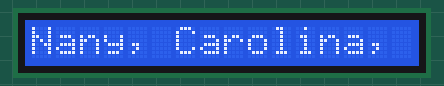
The sketch below on a simulated Arduino Uno, built with avr-gcc and run on an emulated ATmega328P. Parts: 16×1 character LCD.

Above: at 0.1 s.
At 5.1 s:
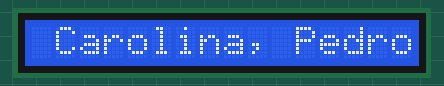
At 10.1 s:
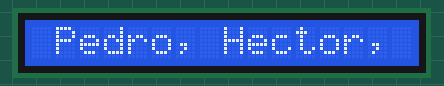
At 20.6 s:
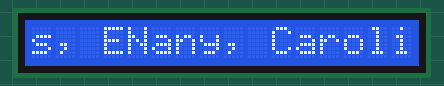
At 29.6 s:
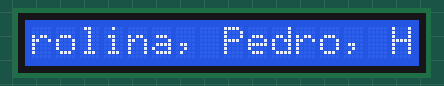
At 39.1 s:
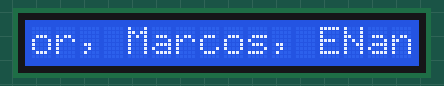

Measured:
- what the display in image 1 shows lasts 0.5 s, from 5.1 s to 5.6 s
- what the display in image 3 shows lasts 3.5 s, from 20.6 s to 24.1 s

The sketch:

act2NANY.ino
```cpp
#include <LiquidCrystal.h> // Incluye la Libreria LiquidCrystal
const int rs = 8;
const int en = 9;
const int d4 = 6;
const int d5 = 5;
const int d6 = 4;
const int d7 = 3;
LiquidCrystal lcd(rs, en, d4,d5,d6,d7);
void setup() {
  lcd.begin(16,1); // Inicializa la interface para el LCD screen, and determina sus dimensiones (ancho y alto) del display
    Serial.begin(9600);
}

void loop() {
  lcd.print("Nany, Carolina, Pedro, Hector, Marcos, Emmanuel, Enrique"); // Imprime "LCD Tutorial" sobre el LCD
  delay(3000);   // 3 segundos de espera

  lcd.setCursor(0,1); // Seteamos la ubicacion texto 0 linea 1 que sera escrita sobre el LCD
    for (int positionCounter = 0; positionCounter < 36; positionCounter++) {
    // scroll one position left:
    lcd.scrollDisplayLeft();
    // wait a bit:
    delay(500);
    }
  }
```
